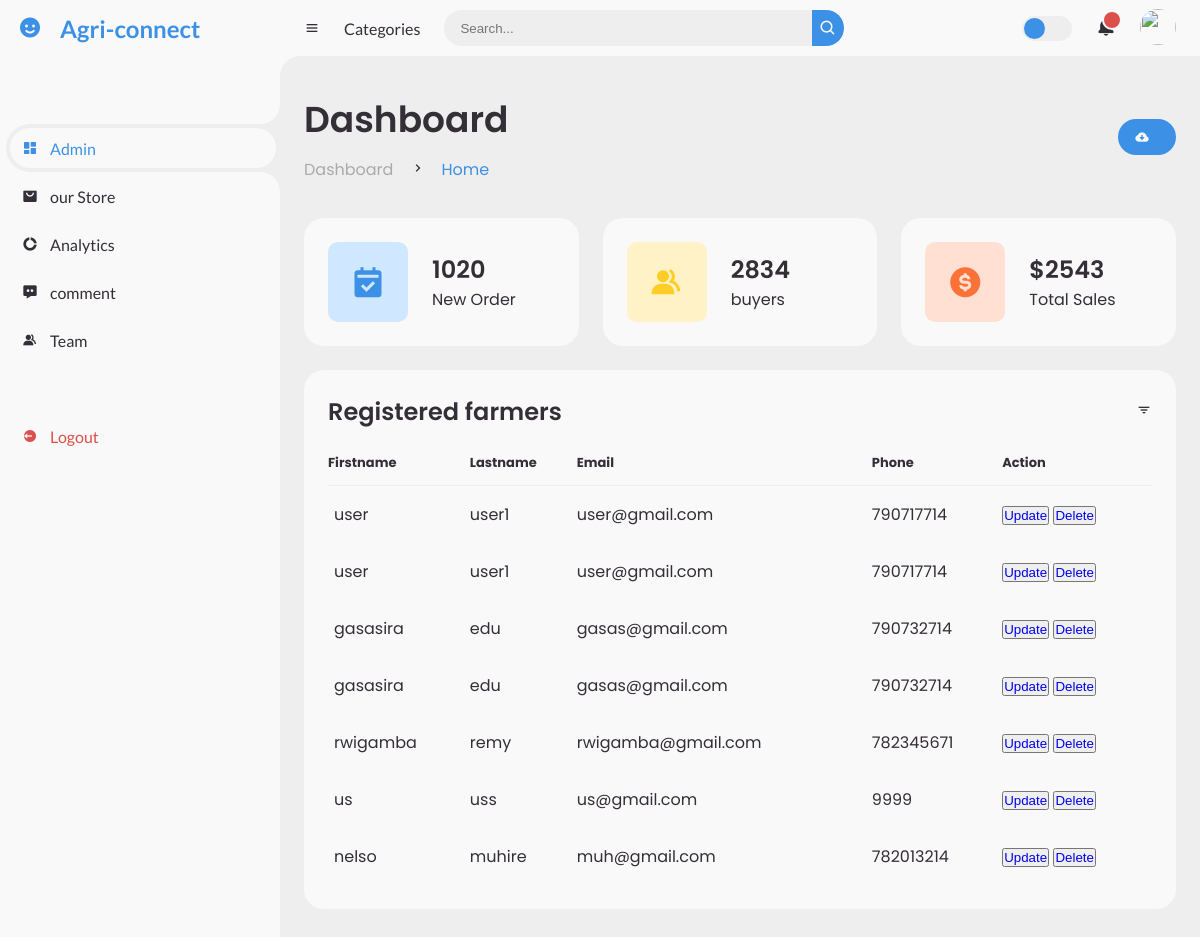
Screenshot of /dashboard2.php with the database file from the repository.
### tables this page shows
CREATE TABLE `farmers` (
  `id` int(100) NOT NULL,
  `firstname` text NOT NULL,
  `lastname` text NOT NULL,
  `email` varchar(100) NOT NULL,
  `phone` int(100) NOT NULL,
  `password` varchar(255) DEFAULT NULL
);

### dashboard2.php (the view, shortened to what this page needs)
<!DOCTYPE html>
<?php
require_once('datas.php');
$query = "SELECT * FROM farmers";
$result = mysqli_query($con, $query);
?>
<html lang="en">
<head>
    <link href='https://unpkg.com/boxicons@2.0.9/css/boxicons.min.css' rel='stylesheet'>
    <link rel="stylesheet" href="dashstyle.css">
</head>
<body>
    <section id="sidebar">
        <a href="#" class="brand">
            <i class='bx bxs-smile'></i>
            <span class="text">Agri-connect</span>
        </a>
        <ul class="side-menu top">
            <li class="active">
                <a href="#">
                    <i class='bx bxs-dashboard' ></i>
                    <span class="text">Admin</span>
                </a>
            </li>
            <li>
                <a href="team.html">
                    <i class='bx bxs-shopping-bag-alt' ></i>
                    <span class="text">our Store</span>
                </a>
            </li>
            <li>
                <a href="#">
                    <i class='bx bxs-doughnut-chart' ></i>
                    <span class="text">Analytics</span>
                </a>
            </li>
            <li>
                <a href="#">
                    <i class='bx bxs-message-dots' ></i>
                    <span class="text">comment</span>
                </a>
            </li>
            <li>
                <a href="store.html">
                    <i class='bx bxs-group' ></i>
                    <span class="text">Team</span>
                </a>
            </li>
        </ul>
        <ul class="side-menu">
            <li>
                <a href="landing.html" class="logout">
                    <i class='bx bxs-log-out-circle' ></i>
                    <span class="text">Logout</span>
                </a>
            </li>
        </ul>
    </section>
    <section id="content">
        <nav>
            <i class='bx bx-menu' ></i>
            <a href="#" class="nav-link">Categories</a>
            <form action="#">
                <div class="form-input">
                    <input type="search" placeholder="Search...">
                    <button type="submit" class="search-btn"><i class='bx bx-search' ></i></button>
                </div>
            </form>
            <label for="switch-mode" class="switch-mode"></label>
            <a href="#" class="notification">
                <span class="num"></span>
            </a>
            <a href="#" class="profile">
                <img src="img/people.png">
            </a>
        </nav>
        <main>
            <div class="head-title">
                <div class="left">
                    <h1>Dashboard</h1>
                    <ul class="breadcrumb">
                        <li>
                            <a href="#">Dashboard</a>
                        </li>
                        <li><i class='bx bx-chevron-right' ></i></li>
                        <li>
                            <a class="active" href="#">Home</a>
                        </li>
                    </ul>
                </div>
                <a href="#" class="btn-download">
                    <i class='bx bxs-cloud-download' ></i>
                </a>
            </div>
            <ul class="box-info">
                <li>
                    <i class='bx bxs-calendar-check' ></i>
                    <span class="text">
                        <h3>1020</h3>
                        <p>New Order</p>
                    </span>
                </li>
                <li>
                    <i class='bx bxs-group' ></i>
                    <span class="text">
                        <h3>2834</h3>
                        <p>buyers</p>
                    </span>
                </li>
                <li>
                    <i class='bx bxs-dollar-circle' ></i>
                    <span class="text">
                        <h3>$2543</h3>
                        <p>Total Sales</p>
                    </span>
                </li>
            </ul>
            <div class="table-data">
                <div class="order">
                    <div class="head">
                        <h3>Registered farmers</h3>
                        <iclass='bx bx-search' ></i>
                        <i class='bx bx-filter' ></i>
                    </div>
                    <table>
                        <thead>
                            <tr>
                                <th>Firstname</th>
                                <th>Lastname</th>
                                <th>Email</th>
                                <th>Phone</th>
                                <th>Action</th>
                            </tr>
                        </thead>
                        <tbody>
                            <?php
                            while ($row = mysqli_fetch_assoc($result)) {
                                ?>
                                <tr>
                                    <td><?php echo $row['firstname']; ?></td>
                                    <td><?php echo $row['lastname']; ?></td>
                                    <td><?php echo $row['email']; ?></td>
                                    <td><?php echo $row['phone']; ?></td>
                                    <td>
                                        <button class="primary"><a href="update.php?updatephone=<?php echo $row['id']; ?>">Update</a></button>
                                        <button class="danger"><a href="delete.php?deletephone=<?php echo $row['id']; ?>">Delete</a></button>
                                    </td>
                                </tr>
                                <?php
                            }
                            ?>
                        </tbody>
                    </table>
                </div>
            </div>
        </main>
    </section>
</body>
</html>

### rows the page displays
farmers: firstname "user", lastname "user1", email "user@gmail.com", phone "790717714"
farmers: firstname "user", lastname "user1", email "user@gmail.com", phone "790717714"
farmers: firstname "gasasira", lastname "edu", email "gasas@gmail.com", phone "790732714"
farmers: firstname "gasasira", lastname "edu", email "gasas@gmail.com", phone "790732714"
farmers: firstname "rwigamba", lastname "remy", email "rwigamba@gmail.com", phone "782345671"
farmers: firstname "us", lastname "uss", email "us@gmail.com", phone "9999"
farmers: firstname "nelso", lastname "muhire", email "muh@gmail.com", phone "782013214"
